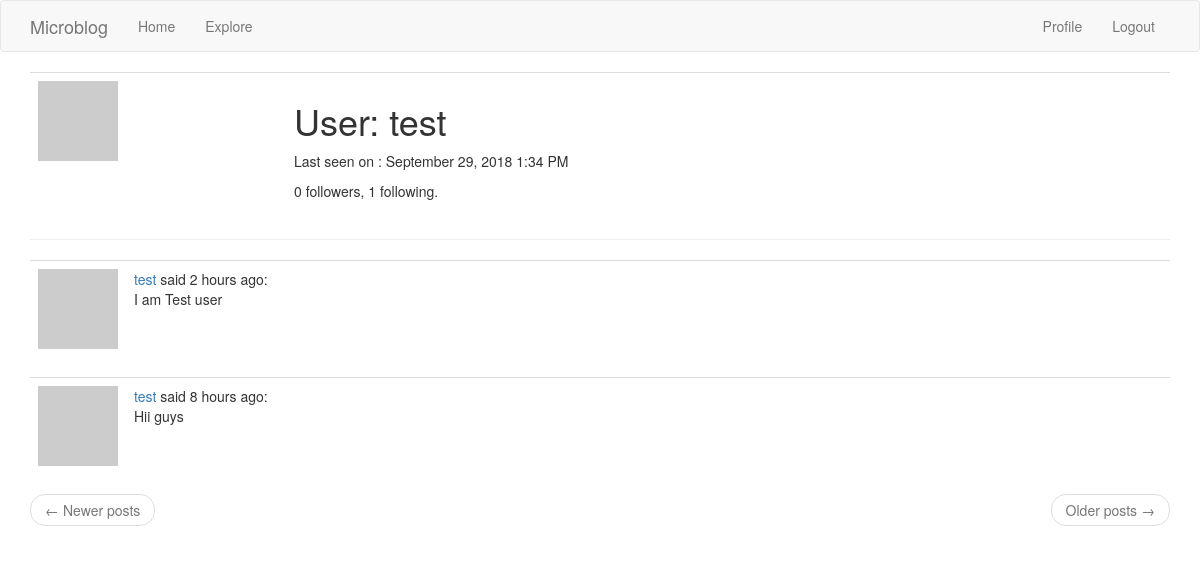
Before: /user/test (signed in) with the older database file.
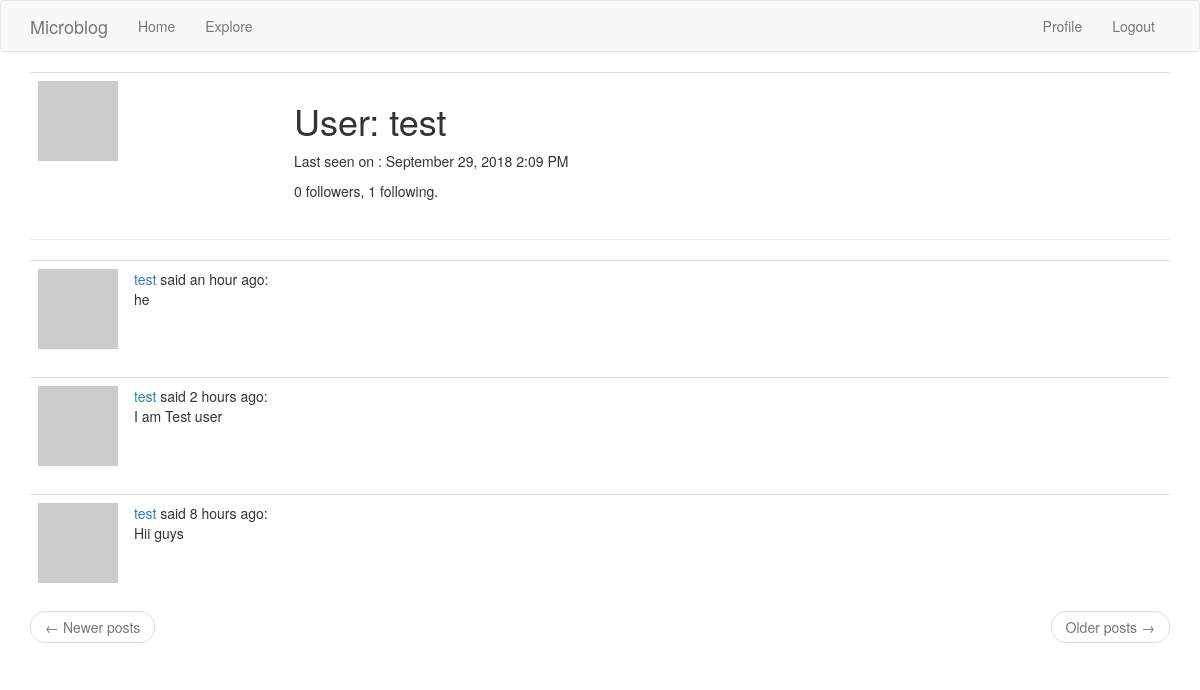
After: the same page with the newer database file.
### app/models.py (models this page shows, shortened)
class User(UserMixin, db.Model):
    id              = db.Column(db.Integer, primary_key=True)
    username        = db.Column(db.String(64), index=True, unique=True)
    email           = db.Column(db.String(120), index=True, unique=True)
    password_hash   = db.Column(db.String(128))
    posts           = db.relationship('Post',backref='author',lazy='dynamic')
    about_me        = db.Column(db.String(140))
    last_seen       = db.Column(db.DateTime, default=datetime.utcnow())
    followed        = db.relationship(
        'User', secondary=followers,
        primaryjoin=(followers.c.follower_id == id),
        secondaryjoin=(followers.c.followed_id == id),
        backref=db.backref('followers', lazy='dynamic'), lazy='dynamic')
    def avatar(self, size):
        md5=hashlib.md5
        digest = md5(self.email.lower().encode('utf-8')).hexdigest()
        return 'https://www.gravatar.com/avatar/{}?d=identicon&s={}'.format(
            digest, size)

class Post(db.Model):
    id          = db.Column(db.Integer,primary_key=True)
    body        = db.Column(db.String(140))
    timestamp   = db.Column(db.DateTime,index=True,default=datetime.utcnow)
    user_id     = db.Column(db.Integer,db.ForeignKey('user.id'))

### app/routes.py (the view)
@app.route('/user/<username>')
@login_required
def user(username):
    user = User.query.filter_by(username=username).first_or_404()
    page = request.args.get('page', 1, type=int)
    posts = user.posts.order_by(Post.timestamp.desc()).paginate(
        page, app.config['POSTS_PER_PAGE'], False)
    next_url = url_for('user', username=user.username, page=posts.next_num) if posts.has_next else None
    prev_url = url_for('user', username=user.username, page=posts.prev_num) if posts.has_prev else None
    return render_template('user.html', user=user, posts=posts.items,next_url=next_url, prev_url=prev_url)

### app/models.py (called while the page is built)
@login.user_loader
def load_user(id):
    return User.query.get(int(id))

### app/routes.py (called while the page is built)
@app.before_request
def before_request():
    if current_user.is_authenticated:
        current_user.last_seen = datetime.utcnow()
        db.session.commit()

### app/templates/user.html (shortened to what this page needs)
{% extends "base.html" %}
{% block app_content%}
<table class="table table-hover">
  <tr>
           <td width="256px"><img src="{{ user.avatar(256) }}"></td>
           <td>
        <h1>User: {{user.username}}</h1>
        {% if user.last_seen %} <p> Last seen on : {{moment(user.last_seen).format('LLL')}} </p>{% endif %}
         <p>{{ user.followers.count() }} followers, {{ user.followed.count() }} following.</p>
      </td>
  </tr>
</table>
  <hr>
  {%for post in posts%}
    {% include "_posts.html"%}
  {% endfor %}
  <nav aria-label="...">
       <ul class="pager">
           <li class="previous{% if not prev_url %} disabled{% endif %}">
               <a href="{{ prev_url or '#' }}">
                   <span aria-hidden="true">&larr;</span> Newer posts
               </a>
           </li>
           <li class="next{% if not next_url %} disabled{% endif %}">
               <a href="{{ next_url or '#' }}">
                   Older posts <span aria-hidden="true">&rarr;</span>
               </a>
           </li>
       </ul>
   </nav>
{% endblock %}

### app/templates/_posts.html
<table class="table table-hover">
    <tr>
        <td width="70px">
            <a href="{{ url_for('user', username=post.author.username) }}">
                <img src="{{ post.author.avatar(70) }}" />
            </a>
        </td>
        <td>
            <a href="{{ url_for('user', username=post.author.username) }}">
                {{ post.author.username }}
            </a>
            said {{moment(post.timestamp).fromNow()}}:
            <br>
            {{ post.body }}
        </td>
    </tr>
</table>

Changed rows visible on the page:
changed User "test": last_seen "September 29, 2018 1:34 PM" → "September 29, 2018 2:09 PM"
added Post: author.username "test", timestamp "an hour ago", body "he"
